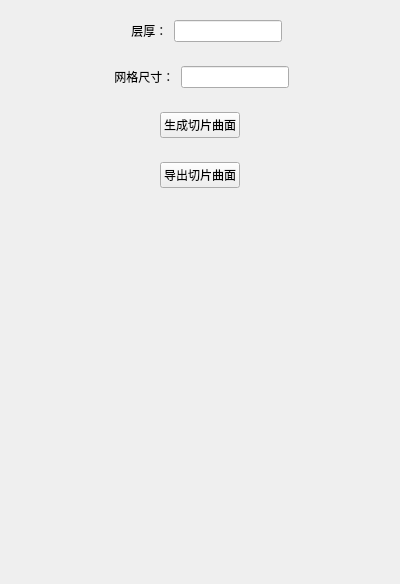
<?xml version="1.0" encoding="UTF-8"?>
<ui version="4.0">
 <class>RefSurfBasedSlice_SurfSlice</class>
 <widget class="QWidget" name="RefSurfBasedSlice_SurfSlice">
  <property name="geometry">
   <rect>
    <x>0</x>
    <y>0</y>
    <width>400</width>
    <height>584</height>
   </rect>
  </property>
  <property name="windowTitle">
   <string>Form</string>
  </property>
  <layout class="QVBoxLayout" name="verticalLayout">
   <item>
    <widget class="QWidget" name="widget" native="true">
     <layout class="QHBoxLayout" name="horizontalLayout">
      <item>
       <spacer name="horizontalSpacer">
        <property name="orientation">
         <enum>Qt::Horizontal</enum>
        </property>
        <property name="sizeHint" stdset="0">
         <size>
          <width>74</width>
          <height>20</height>
         </size>
        </property>
       </spacer>
      </item>
      <item>
       <widget class="QLabel" name="label">
        <property name="text">
         <string>    层厚：</string>
        </property>
       </widget>
      </item>
      <item>
       <widget class="QLineEdit" name="lineEdit"/>
      </item>
      <item>
       <spacer name="horizontalSpacer_2">
        <property name="orientation">
         <enum>Qt::Horizontal</enum>
        </property>
        <property name="sizeHint" stdset="0">
         <size>
          <width>73</width>
          <height>20</height>
         </size>
        </property>
       </spacer>
      </item>
     </layout>
    </widget>
   </item>
   <item>
    <widget class="QWidget" name="widget_2" native="true">
     <layout class="QHBoxLayout" name="horizontalLayout_2">
      <item>
       <spacer name="horizontalSpacer_3">
        <property name="orientation">
         <enum>Qt::Horizontal</enum>
        </property>
        <property name="sizeHint" stdset="0">
         <size>
          <width>40</width>
          <height>20</height>
         </size>
        </property>
       </spacer>
      </item>
      <item>
       <widget class="QLabel" name="label_2">
        <property name="text">
         <string> 网格尺寸：</string>
        </property>
       </widget>
      </item>
      <item>
       <widget class="QLineEdit" name="lineEdit_2"/>
      </item>
      <item>
       <spacer name="horizontalSpacer_4">
        <property name="orientation">
         <enum>Qt::Horizontal</enum>
        </property>
        <property name="sizeHint" stdset="0">
         <size>
          <width>40</width>
          <height>20</height>
         </size>
        </property>
       </spacer>
      </item>
     </layout>
    </widget>
   </item>
   <item>
    <widget class="QWidget" name="widget_3" native="true">
     <layout class="QHBoxLayout" name="horizontalLayout_3">
      <item>
       <spacer name="horizontalSpacer_5">
        <property name="orientation">
         <enum>Qt::Horizontal</enum>
        </property>
        <property name="sizeHint" stdset="0">
         <size>
          <width>133</width>
          <height>20</height>
         </size>
        </property>
       </spacer>
      </item>
      <item>
       <widget class="QPushButton" name="pushButton">
        <property name="text">
         <string>生成切片曲面</string>
        </property>
       </widget>
      </item>
      <item>
       <spacer name="horizontalSpacer_6">
        <property name="orientation">
         <enum>Qt::Horizontal</enum>
        </property>
        <property name="sizeHint" stdset="0">
         <size>
          <width>133</width>
          <height>20</height>
         </size>
        </property>
       </spacer>
      </item>
     </layout>
    </widget>
   </item>
   <item>
    <widget class="QWidget" name="widget_4" native="true">
     <layout class="QHBoxLayout" name="horizontalLayout_4">
      <item>
       <spacer name="horizontalSpacer_7">
        <property name="orientation">
         <enum>Qt::Horizontal</enum>
        </property>
        <property name="sizeHint" stdset="0">
         <size>
          <width>133</width>
          <height>20</height>
         </size>
        </property>
       </spacer>
      </item>
      <item>
       <widget class="QPushButton" name="pushButton_2">
        <property name="text">
         <string>导出切片曲面</string>
        </property>
       </widget>
      </item>
      <item>
       <spacer name="horizontalSpacer_8">
        <property name="orientation">
         <enum>Qt::Horizontal</enum>
        </property>
        <property name="sizeHint" stdset="0">
         <size>
          <width>133</width>
          <height>20</height>
         </size>
        </property>
       </spacer>
      </item>
     </layout>
    </widget>
   </item>
   <item>
    <spacer name="verticalSpacer">
     <property name="orientation">
      <enum>Qt::Vertical</enum>
     </property>
     <property name="sizeHint" stdset="0">
      <size>
       <width>20</width>
       <height>378</height>
      </size>
     </property>
    </spacer>
   </item>
  </layout>
 </widget>
 <resources/>
 <connections/>
</ui>
